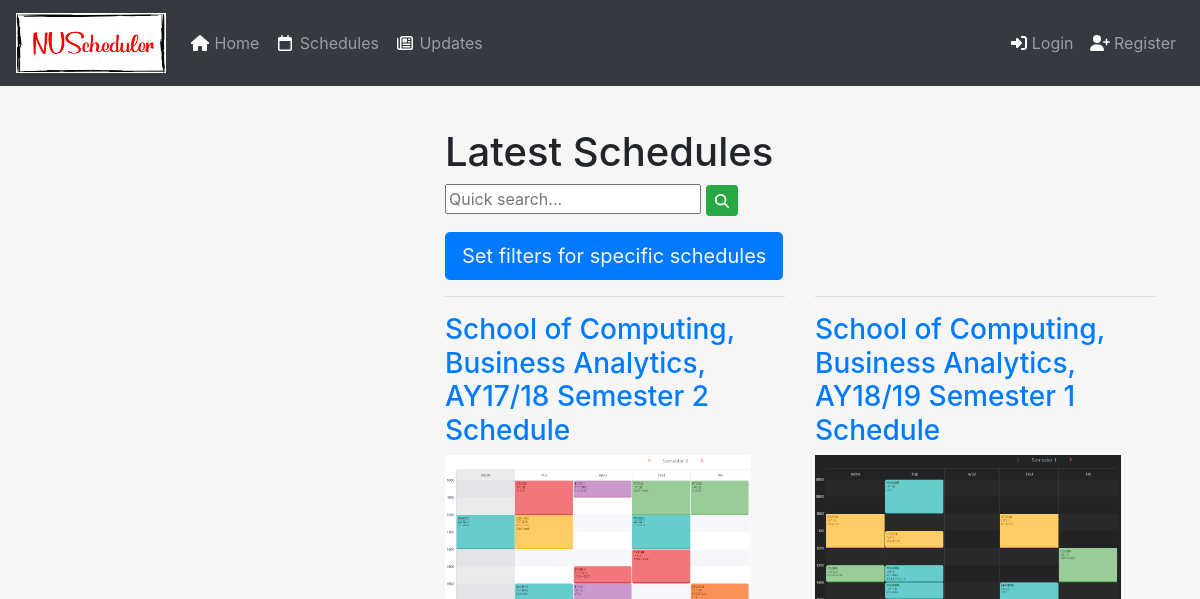
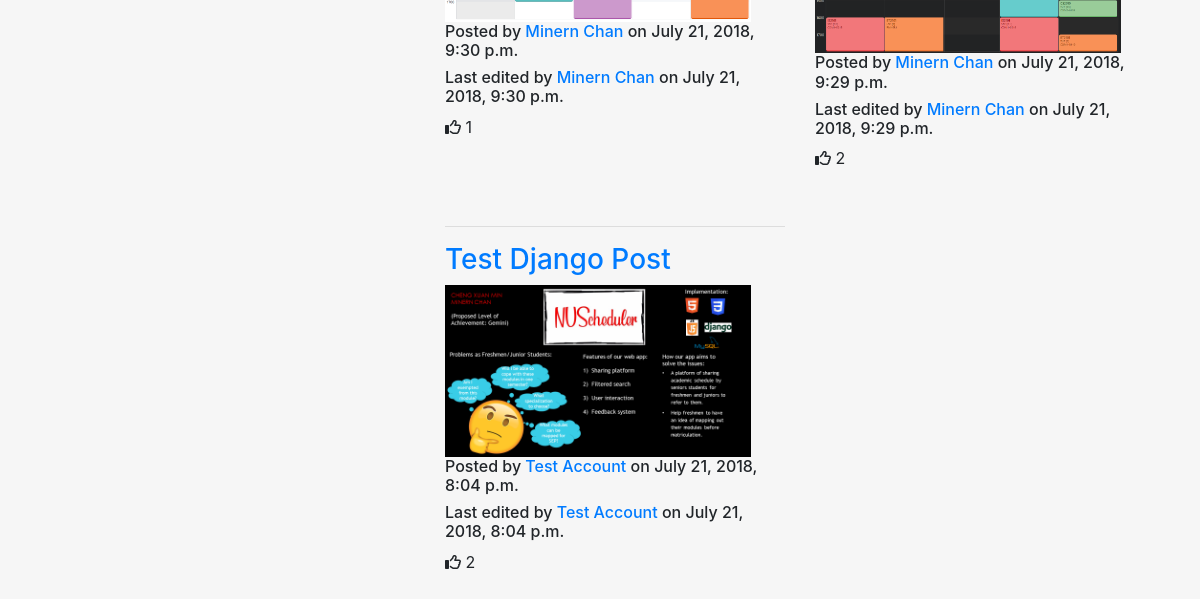
The app's page /schedule/, older data (2 pictures, top to bottom).
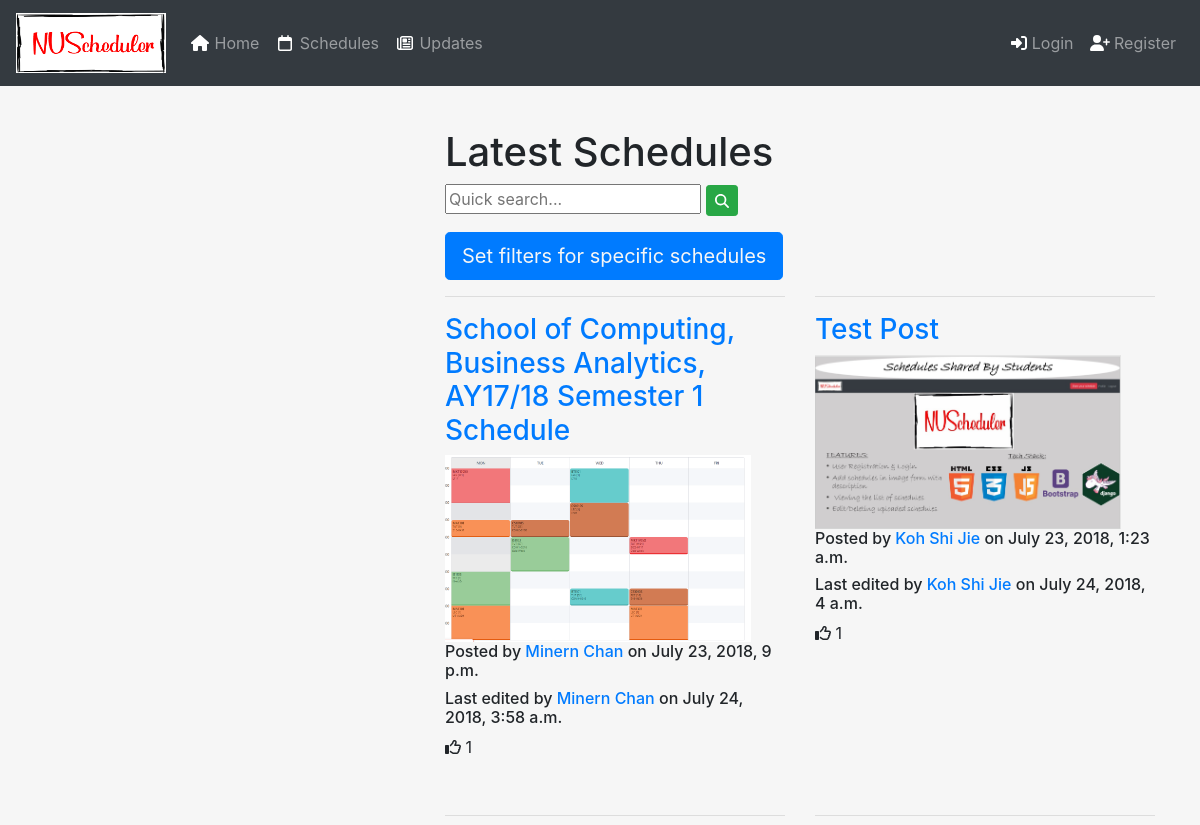
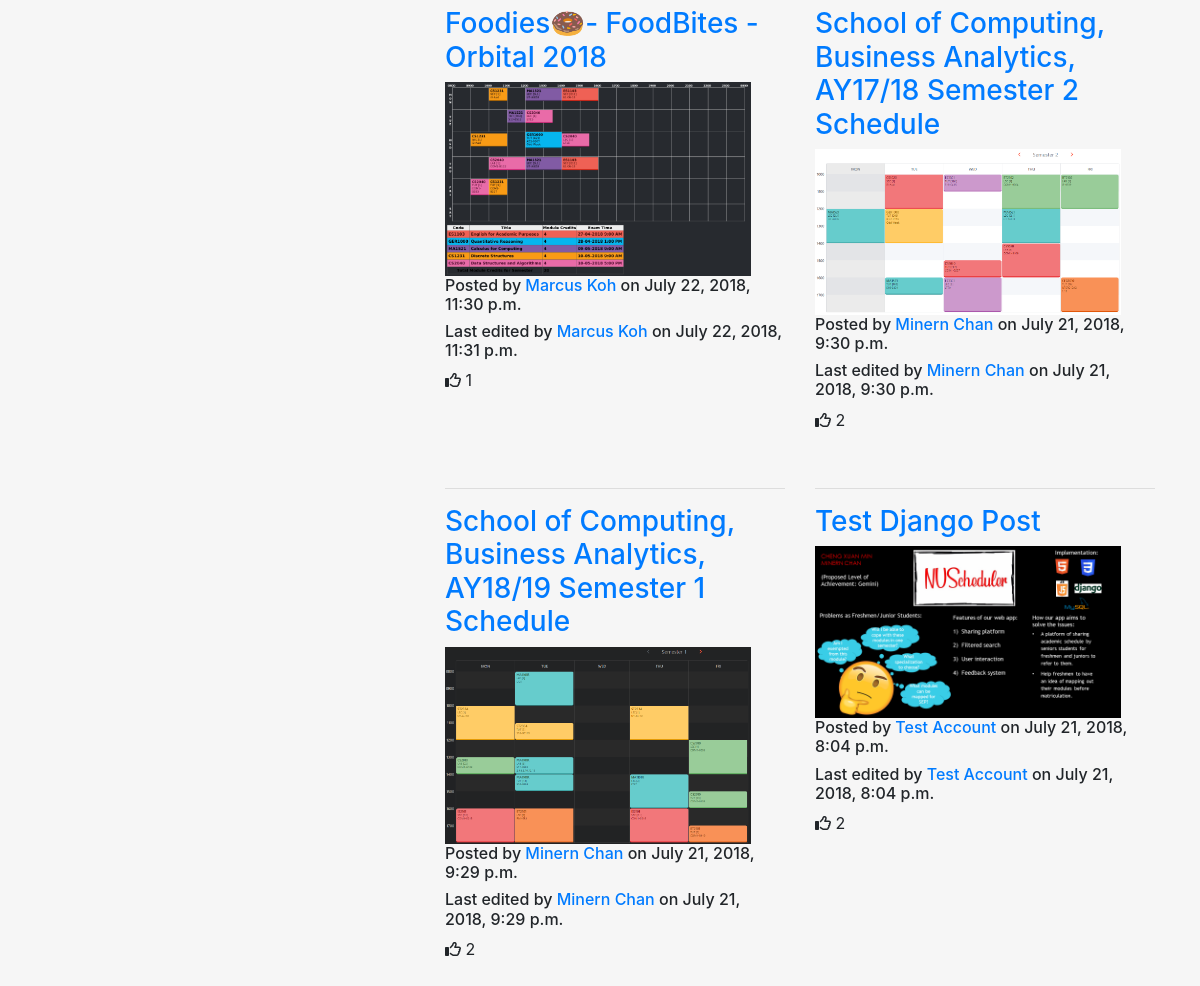
The same page, newer data (2 pictures, top to bottom).
### schedule/models.py (models this page shows, shortened)
class SchedulePost(models.Model):
    id = models.UUIDField(primary_key=True, default=uuid.uuid4, editable=False)
    title = models.CharField(max_length=140)
    image = models.ImageField(upload_to='schedule_image')
    faculty = models.CharField(max_length=100)
    course_name = models.CharField(max_length=200)
    year = models.IntegerField()
    semester = models.CharField(max_length=100)
    modules_taken = MultiSelectField(choices=MODULE_CHOICES)
    desc = models.TextField()
    user = models.ForeignKey(get_user_model(), on_delete=models.CASCADE)
    created = models.DateTimeField(auto_now_add=True)
    updated = models.DateTimeField(auto_now=True)
    like = models.ManyToManyField(get_user_model(),related_name='user_votes')

### accounts/models.py (models this page shows)
class User(AbstractUser):
    username = None
    id = models.UUIDField(primary_key=True, default=uuid.uuid4, editable=False)
    email = models.EmailField(_('email address'), unique=True)
    faculty = models.CharField(max_length=100)
    course_name = models.CharField(max_length=200)
    year = models.CharField(max_length=50)
    USERNAME_FIELD = 'email'
    REQUIRED_FIELDS = ['first_name','last_name','faculty','course_name','year',]
    objects = UserManager()

### schedule/views.py (the view)
# urls.py: path('', views.ScheduleView.as_view(), name='schedule'),
class ScheduleView(TemplateView):
    template_name = 'schedule/schedule.html'
    def get(self,request): #Requires HttpResponse
        schedule_posts = SchedulePost.objects.all().order_by('-created')
        args = {'schedule_posts': schedule_posts,}
        return render(request, self.template_name, args)

### schedule/templates/schedule/schedule.html
{% extends 'base.html' %}
{% block content %}
<div class="container-fluid">
    <h1>Latest Schedules</h1>
    <form method="GET" action="{% url 'schedule_search' %}" style="float:left;">
        <input name="q" value="{{request.GET.q}}" placeholder="Quick search...">
        <button type="submit" class="btn btn-success btn-sm"><span class="fa fa-search"></span></button>
    </form>
    <br><br>
    <button type="button" class="btn btn-primary btn-lg" style="float:left;"><a href="{% url 'schedule_filter' %}" style="color:#f6f6f6">Set filters for specific schedules</a></button>
    <br><br>
    {% for schedule_post in schedule_posts %}
        {% if forloop.first %} <div class="row"> {% endif %}
            <div class="col-sm-6">
                <hr>
                <h3><a href="{% url 'view_schedule' pk=schedule_post.id %}">{{ schedule_post.title }}</a></h3>
                {% if schedule_post.image %}
                <a href="{% url 'view_schedule' pk=schedule_post.id %}">
                    <img src="{{ schedule_post.image.url }}" class="img-fluid" style="max-width:90%">
                </a>
                {% endif %}
                <h6>Posted by <a href="{% url 'view_other_profile' id=schedule_post.user.id %}">{{ schedule_post.user.get_full_name }}</a> on {{ schedule_post.created }}</h6>
                <h6>Last edited by <a href="{% url 'view_other_profile' id=schedule_post.user.id %}"> {{ schedule_post.user.get_full_name }}</a> on {{ schedule_post.updated }}</h6>
                <p><i class="far fa-thumbs-up"></i> {{ schedule_post.like.count }} </p>
                <br>
            </div>
        {% if forloop.counter|divisibleby:2 %} </div> <div class="row"> {% endif %}
        {% if forloop.last %} </div> {% endif %}
    {% endfor %}
    <br>
    <br>
</div>
{% endblock %}

Row changes from the older to the newer data that the page shows:
added SchedulePost: title "School of Computing, Business Analytics, AY17/18 Semester 1 Schedule", image (picture), user.get_full_name "Minern Chan", created "July 23, 2018, 9 p.m.", updated "July 24, 2018, 3:58 a.m.", like.count "1"
added SchedulePost: title "Test Post", image (picture), user.get_full_name "Koh Shi Jie", created "July 23, 2018, 1:23 a.m.", updated "July 24, 2018, 4 a.m.", like.count "1"
added SchedulePost: title "Foodies🍩- FoodBites - Orbital 2018", image (picture), user.get_full_name "Marcus Koh", created "July 22, 2018, 11:30 p.m.", updated "July 22, 2018, 11:31 p.m.", like.count "1"
computed for SchedulePost "School of Computing, Business Analytics, AY17/18 Semester 2 Schedule": like.count "1" → "2"
